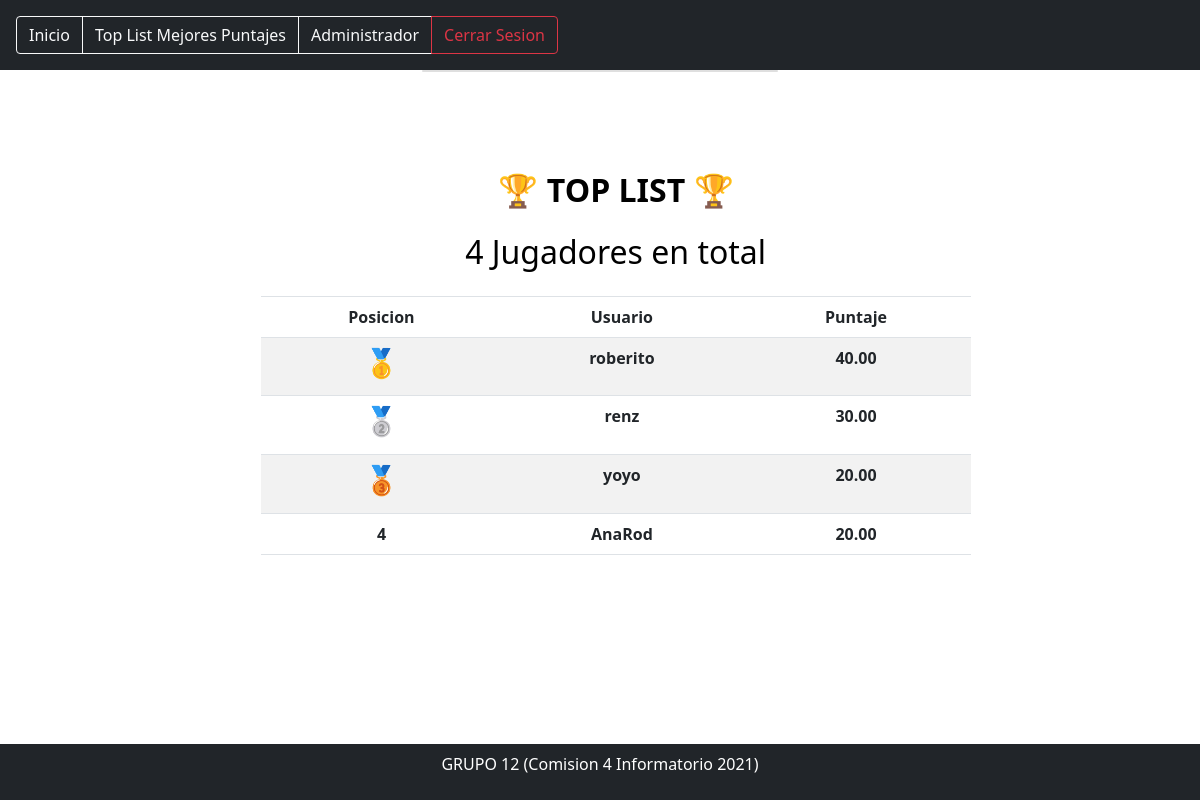
The page /tablero/ (signed in) on the database its author committed.
### juego/models.py (models this page shows, shortened)
class QuizUsuario(models.Model):
	usuario = models.OneToOneField(User, on_delete=models.CASCADE)
	puntaje_total = models.DecimalField(verbose_name='Puntaje Total', default=0, decimal_places=2, max_digits=10, null= True)

### juego/views.py (the view)
# urls.py: path('tablero/', tablero, name='tablero'),
@login_required()
def tablero(request):
	total_usaurios_quiz = QuizUsuario.objects.order_by('-puntaje_total')[:10]
	contador = total_usaurios_quiz.count()
	context = {
		'usuario_quiz':total_usaurios_quiz,
		'contar_user':contador
	}
	return render(request, 'juego/tablero.html', context)

### template/juego/tablero.html (shortened to what this page needs)
{% extends 'base.html' %}
{% block content %}
{% include "navbar/navbarinicio.html" %}
<div class="container">
	<div class="row">
		<div class="col-12 col-sm-8 col-md-6 col-lg-4 offset-sm-2 offset-md-3 offset-lg-4">
		<div class="animated bounceInLeft">
            <div class="card">
				<form class="box" method="POST" style="color: rgb(0, 0, 0);">
                    <h2 class="text-center animate__animated animate__tada animate__repeat-3">&#127942 <strong>TOP LIST</strong> &#127942</h2>
                    <h2 class="text-center my-4">{{ contar_user }} Jugadores en total </h2>
                    <table class="table table-striped table-bordered">
						<thead>
							<tr>
				<th><strong>Posicion</strong></th>
				<th><strong>Usuario</strong></th>
				<th><strong>Puntaje</strong></th>
			</tr>
		</thead>
		<tbody>
			{% for user_quiz in usuario_quiz %}
				<tr>
					<th>{% if forloop.counter == 1 %} <h3>&#129351</h3>{% elif forloop.counter == 2 %} <h3>&#129352</h3> {% elif forloop.counter == 3 %} <h3>&#129353</h3>{% else %}{{forloop.counter}}{% endif %}</th>
					<th>{{user_quiz.usuario.username}}</th>
					<th>{{user_quiz.puntaje_total}}</th>
				</tr>
				{% endfor %}
			</tbody>
		</table>
	</div>
	</div>
	{% endblock %}

### static/css/styles.css (style rules this page uses)
.box { width: 810px; padding: 50px; position: absolute; top: 50%; left: -60%; background: #ffffff; border-radius: 40px; text-align: center; transition: 0.25s; margin-top: 50px }

### template/base.html (style rules this page uses)
.tr, td, th { border: none }

### rows shown on the page
QuizUsuario: usuario.username "roberito", puntaje_total "40.00"
QuizUsuario: usuario.username "renz", puntaje_total "30.00"
QuizUsuario: usuario.username "yoyo", puntaje_total "20.00"
QuizUsuario: usuario.username "AnaRod", puntaje_total "20.00"

### other values the page prints
{{ contar_user }} "4"
